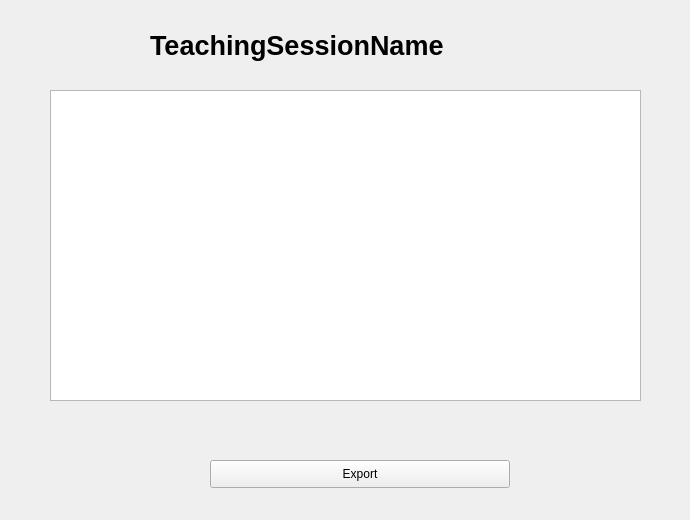
<?xml version="1.0" encoding="UTF-8"?>
<ui version="4.0">
 <class>Form</class>
 <widget class="QWidget" name="Form">
  <property name="geometry">
   <rect>
    <x>0</x>
    <y>0</y>
    <width>690</width>
    <height>520</height>
   </rect>
  </property>
  <property name="windowTitle">
   <string>Form</string>
  </property>
  <widget class="QPushButton" name="pushButton">
   <property name="geometry">
    <rect>
     <x>210</x>
     <y>460</y>
     <width>300</width>
     <height>28</height>
    </rect>
   </property>
   <property name="sizePolicy">
    <sizepolicy hsizetype="Fixed" vsizetype="Fixed">
     <horstretch>0</horstretch>
     <verstretch>0</verstretch>
    </sizepolicy>
   </property>
   <property name="text">
    <string>Export</string>
   </property>
  </widget>
  <widget class="QLabel" name="label">
   <property name="geometry">
    <rect>
     <x>150</x>
     <y>20</y>
     <width>411</width>
     <height>51</height>
    </rect>
   </property>
   <property name="font">
    <font>
     <pointsize>20</pointsize>
     <weight>75</weight>
     <bold>true</bold>
    </font>
   </property>
   <property name="text">
    <string>TeachingSessionName</string>
   </property>
  </widget>
  <widget class="QTextBrowser" name="textBrowser">
   <property name="geometry">
    <rect>
     <x>50</x>
     <y>90</y>
     <width>591</width>
     <height>311</height>
    </rect>
   </property>
  </widget>
 </widget>
 <resources/>
 <connections/>
</ui>
